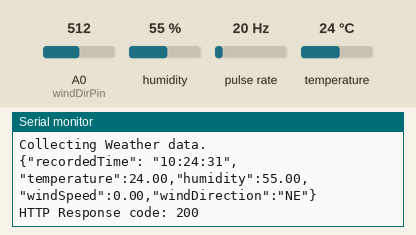
This sketch was run on a simulated ESP8266 (Wemos D1 mini). Shown: the last lines printed to the serial monitor. Wiring (inferred from the names in the program): pulse sensor: data D8. The test bench sets the inputs (shaded band); at power-on: A0 (windDirPin) = 512, humidity 55 %, temperature 24 °C, pulse rate 20 Hz. WiFi joins after 1.5 s; servers stay silent unless stated; network time is answered at once with the bench clock; uploads are accepted with an empty reply; the local clock reads 2024-03-15 10:24:30 at power-on unless the sketch sets it.

Above: at 2.7 s.
2.8 s: A0 (windDirPin) set to 716
At 4.91 s:
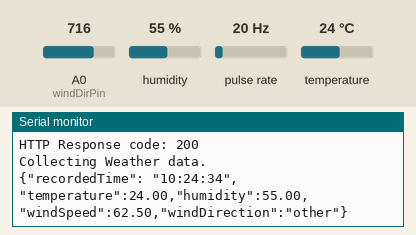
9.4 s: A0 (windDirPin) set to 992
At 11.33 s:
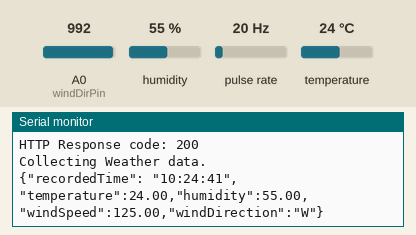
15.8 s: A0 (windDirPin) set to 306
At 17.75 s:
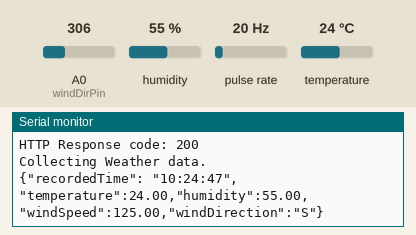
22.3 s: humidity set to 22 %
At 23.1 s:
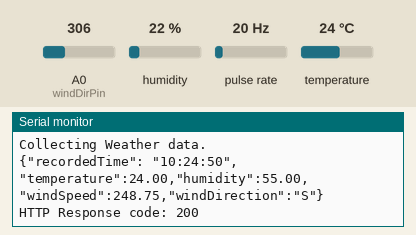
23.8 s: temperature set to 12 °C
At 24.5 s:
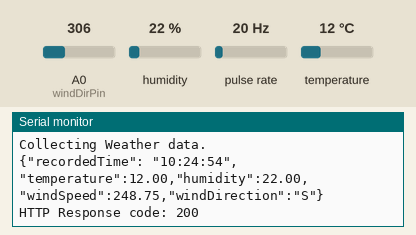
25.3 s: humidity set to 40 %
At 27.64 s:
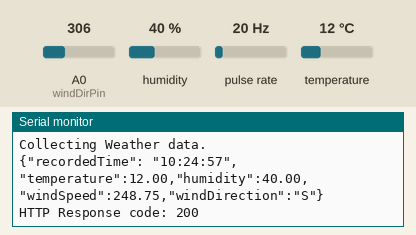
Timing chart, 0 to 27.8 s (numbered marks = the images above; inputs shaded):
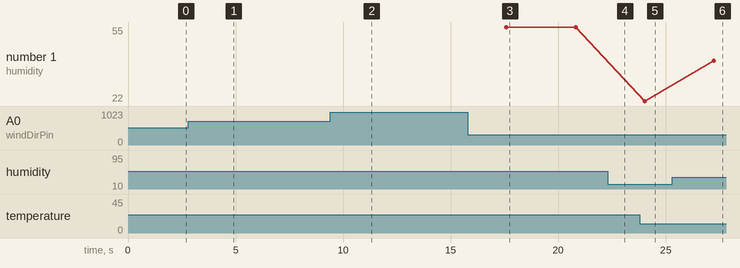

The sketch:

Weahterstation-IOT-BMX-HvA_Wemos_code.ino
```cpp
#include <DHT.h>
//#include <ESP8266WiFi.h>
#include <DNSServer.h>
#include <ESP8266WebServer.h>
#include <ESP8266HTTPClient.h>
#include <ArduinoJson.h>
#include <NTPClient.h>
#include <WiFiClient.h>
#include "WiFiUdp.h"

WiFiClient client;
WiFiUDP ntpUDP;

const long utcOffsetInSeconds = 7200; // +02:00 UTC
NTPClient timeClient(ntpUDP, "pool.ntp.org", utcOffsetInSeconds);


#define INTERVAL 30                                                 // Intervall of sending in seconds
// DHT
#define DHTPIN 4                                                    // DHT pin
#define DHTTYPE DHT22
//info config
//weather sensors

const byte   interruptPin = D8; // Or other pins that support an interrupt
unsigned int Debounce_Timer, Current_Event_Time, Last_Event_Time, Event_Counter;
float        WindSpeed;

const byte windSpeedPin = D8;
const byte windDirPin = A0;
// Initialize DHT sensor.
DHT dht(DHTPIN, DHTTYPE);

int status = WL_IDLE_STATUS;
unsigned int windcnt = 0;
unsigned int raincnt = 0;
unsigned long lastSend;

const char* ssid = "AFBLIJVEN";
const char* password = "Kaas012!!";
//////////////// Functions //////////////////////////////////////////

void setup_wifi() {
  // Connect WiFi
  Serial.print("Connecting to ");
  Serial.println(ssid);
  WiFi.hostname("Name");
  WiFi.begin(ssid, password);

  while (WiFi.status() != WL_CONNECTED) {
    delay(500);
    Serial.print("-");
    Serial.flush();
  }
  Serial.println("");
  Serial.println("WiFi connected");

  // Print the IP address
  Serial.print("IP address: ");
  Serial.println(WiFi.localIP());
}


void httpPOSTRequest(const char* serverName, char* httpRequestData){
  WiFiClient client;
  HTTPClient http;
  http.useHTTP10(true);
  http.begin(client, serverName);
    // Specify content-type header
  //http.addHeader("Content-Type", "application/x-www-form-urlencoded");
  // Data to send with HTTP POST
  http.addHeader("Content-Type", "application/json");
  int httpResponseCode = http.POST(httpRequestData);

  Serial.print("HTTP Response code: ");
  Serial.println(httpResponseCode);
  http.end();
}

void getAndSendTemperatureAndHumidityData()
{
  Serial.println("Collecting Weather data.");

  // Reading temperature or humidity takes about 250 milliseconds!
  float h = dht.readHumidity();
  // Read temperature as Celsius (the default)
  float t = dht.readTemperature();

  // Check if any reads failed and exit early (to try again).
  if (false) {
    Serial.println("Failed to read from DHT sensor!");
    delay(1000);
    lastSend = millis() - INTERVAL * 1000;
    return;
  }

  //Calculate Wind Speed (klicks/interval * 2,4 kmh)
  float ws = WindSpeed;
  windcnt = 0;
  //Calculate Rain
  float r = (raincnt / 2) * 0.2794;
  raincnt = 0;
  // get wind direction
  float dirpin = analogRead(windDirPin) * (3.3 / 1023.0); // mapping to 0-3.3V
  String wd = "other";

  if (dirpin > 2.60 &&  dirpin < 2.70 ) {
    wd = "N";
  }
  if (dirpin > 1.60 &&  dirpin < 1.70 ) {
    wd = "NE";
  }
  if (dirpin > 0.30 &&  dirpin < 0.40 ) {
    wd = "E";
  }
  if (dirpin > 0.60 &&  dirpin < 0.70 ) {
    wd = "SE";
  }
  if (dirpin > 0.96 &&  dirpin < 1.06 ) {
    wd = "S";
  }
  if (dirpin > 2.10 &&  dirpin < 2.20 ) {
    wd = "SW";
  }
  if (dirpin > 3.15 &&  dirpin < 3.25 ) {
    wd = "W";
  }
  if (dirpin > 2.95 &&  dirpin < 3.05 ) {
    wd = "NW";
  }

  // Serial.print("Humidity: ");
  // Serial.print(h);
  // Serial.print(" %\t");
  // Serial.print("Temperature: ");
  // Serial.print(t);
  // Serial.print(" *C ");
  // Serial.print("Windspeed: ");
  // Serial.print(ws);
  // Serial.print(" km/h ");
  // Serial.print("Wind Direction: ");
  // Serial.print(wd);
  // Serial.print(" ");
  // Serial.print("Rain: ");
  // Serial.print(r);
  // Serial.print(" mm ");


  String temperature = String(t);
  String humidity = String(h);
  String windspeed = String(ws);
  String winddir = String(wd);
  String rain = String(r);

  // Just debug messages
  // Serial.print( "Sending Data : [" );
  // Serial.print( temperature ); Serial.print( "," );
  // Serial.print( humidity ); Serial.print( "," );
  // Serial.print( windspeed ); Serial.print( "," );
  // Serial.print( winddir ); Serial.print( "," );
  // Serial.print( rain );
  // Serial.print( "]   -> " );

  //update time
  timeClient.update();
  //Serial.println(timeClient.getFormattedTime());
  // Prepare a JSON payload string
  String payload = "{\"recordedTime\": \""+timeClient.getFormattedTime()+"\",";

  payload += "\"temperature\":"; payload += temperature; payload += ",";
  payload += "\"humidity\":"; payload += humidity; payload += ",";
  payload += "\"windSpeed\":"; payload += windspeed; payload += ",";
  payload += "\"windDirection\":\""; payload += winddir; payload += "\"";
  payload += "}";

  // Send payload
  char attributes[payload.length() + 1];
  payload.toCharArray( attributes, payload.length() + 1 );
  //  client.publish( "v1/devices/me/telemetry", attributes );
  Serial.println( attributes );
  httpPOSTRequest("http://bmx-nl-app-be-staging.herokuapp.com/TrackTimeRecord/measurement/1", attributes);
  lastSend = millis();
}


ICACHE_RAM_ATTR void  cntWindSpeed(void) {
  if (!(millis() - Debounce_Timer) < 5) {
    Debounce_Timer = millis();                                        // Set debouncer to prevent false triggering
    Event_Counter++;
  }
}
void Timer_ISR (void) {                                                       // Timer reached zero, now re-load it to repeat
  timer0_write(ESP.getCycleCount() + 80000000L);                              // Reset the timer, do this first for timing accuracy
  WindSpeed = Event_Counter * 2.5 / 2; // conversion from spins/sec to km/h
  Event_Counter = 0;
}


void cntRain() {
  raincnt++;
}


//////////////// SETUP //////////////////////////////////////////////
void setup() {
  Serial.begin(115200);
  setup_wifi();
  // pin for Wind speed
  pinMode(windSpeedPin, INPUT_PULLUP);
  noInterrupts();
  attachInterrupt(digitalPinToInterrupt(windSpeedPin), cntWindSpeed, RISING);
  timer0_isr_init();                             // Initialise Timer-0
  timer0_attachInterrupt(Timer_ISR);             // Goto the Timer_ISR function when an interrupt occurs
  timer0_write(ESP.getCycleCount() + 80000000L);
  pinMode(windDirPin, INPUT);
  interrupts();

  dht.begin();
  delay(10);

}

//////////////// LOOP //////////////////////////////////////////////
void loop() {

  getAndSendTemperatureAndHumidityData();
  delay(3000);
}
```

Measured:
- after the input at 2.8 s, the serial monitor: prints a new line after 2.0 s (image 1)
- after the input at 9.4 s, the serial monitor: prints a new line after 1.8 s (image 2)
- after the input at 15.8 s, the serial monitor: prints a new line after 1.8 s (image 3)
- after the input at 23.8 s, the serial monitor: prints a new line after 0.21 s (image 5)
- after the input at 25.3 s, the serial monitor: prints a new line after 1.9 s (image 6)
- plotted number 1: 22 → 40 after the input at 25.3 s
